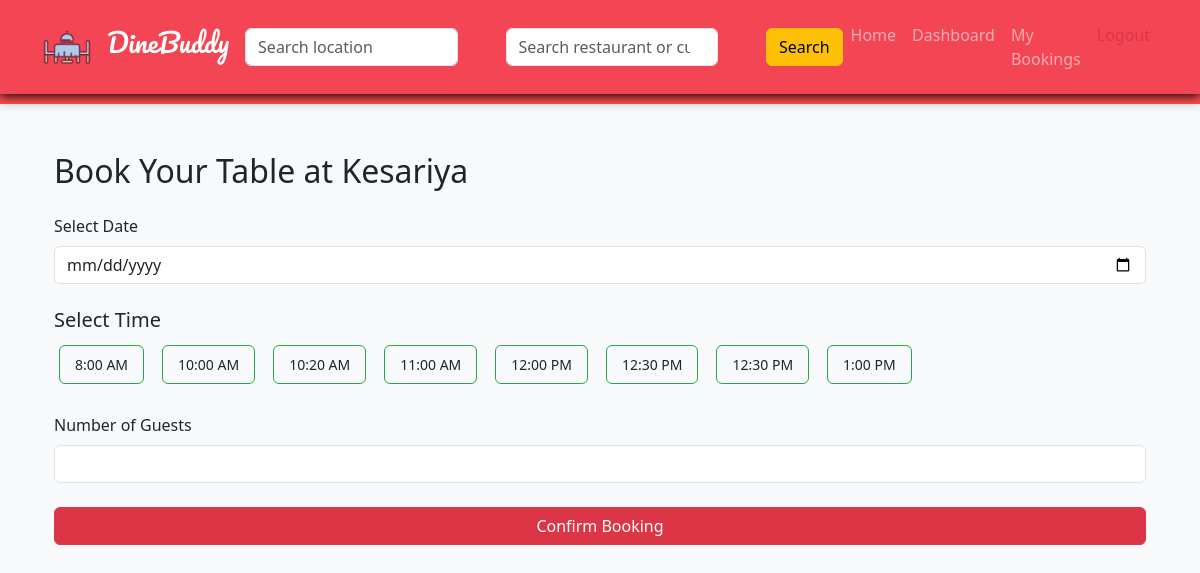
Page /bookings/book/3/ (signed in) on the committed database.
### restaurant_app/models.py (models this page shows, shortened)
class Restaurant(models.Model):
    owner = models.ForeignKey(User,on_delete=models.CASCADE)
    name = models.CharField(max_length=200)
    location = models.CharField(max_length=200)
    cuisine = models.CharField(max_length=200)
    image = models.ImageField(upload_to='restaurant_images/')
    description = models.TextField()
    opening_time = models.TimeField()
    closing_time = models.TimeField()
    slot_duration = models.IntegerField(default=15)

class TimeSlot(models.Model):
    restaurant = models.ForeignKey(Restaurant,on_delete=models.CASCADE)
    meal_type = models.CharField(max_length=20)
    time = models.TimeField(null=True, blank=True)
    start_time = models.TimeField(null=True, blank=True)
    end_time = models.TimeField(null=True, blank=True)

### bookings_app/views.py (the view, shortened to what this page needs)
# urls.py: path('book/<int:restaurant_id>/',book_table,name="book_table"),
@login_required
def book_table(request, restaurant_id):
    restaurant = Restaurant.objects.get(id=restaurant_id)
    timeslots = TimeSlot.objects.filter(
        restaurant=restaurant
    ).order_by("time")
    tables_count = Table.objects.filter(restaurant=restaurant).count()
    date = request.POST.get("date") if request.method == "POST" else None
    slot_status = {}
    for slot in timeslots:
        if date:
            bookings = Booking.objects.filter(
                restaurant=restaurant,
                timeslot=slot,
                date=date
            ).count()
        else:
            bookings = 0
        slot_status[slot.id] = bookings >= tables_count
    return render(request, "customer/book_table.html", {
        "restaurant": restaurant,
        "timeslots": timeslots,
        "slot_status": slot_status
    })

### templates/customer/book_table.html (shortened to what this page needs)
{% extends 'base.html' %}
{% block content %}
<div class="container mt-5">
    <h2 class="mb-4">Book Your Table at {{ restaurant.name }}</h2>
    <form method="POST">
    <div class="mb-3">
        <label class="form-label">Select Date</label>
        <input type="date" name="date" id= 'bookingDate' class="form-control" required>
    </div>
    <h5 class="mt-4">Select Time</h5>
    <div class="d-flex flex-wrap gap-2 mt-2">
        {% for slot in timeslots %}
        <label class="slot-btn">
            <span>{{ slot.time|time:"g:i A" }}</span>
        </label>
        {% empty %}
        <p>No slots available</p>
        {% endfor %}
    </div>
<div class="mt-4">
<label class="form-label">Number of Guests</label>
<input type="number" name="guests" class="form-control" min="1" required>
</div>
<button class="btn btn-danger mt-4 w-100">
Confirm Booking
</button>
</form>
</div>
{% endblock %}

### static/css/style.css (style rules this page uses)
body { padding-top: 80px; background-color: #f8f9fa; }

### static/css/book_table.css (style rules this page uses)
.slot-btn { padding: 10px 18px; border: 1px solid #ddd; border-radius: 12px; background: #f8f9fa; cursor: pointer; transition: 0.3s; font-size: 14px; }

### static/css/base.css (style rules this page uses)
body { padding-top: 80px; }

### templates/customer/book_table.html (style rules this page uses)
.slot-btn { display:inline-block; border:1px solid #28a745; padding:8px 15px; border-radius:6px; cursor:pointer; margin:5px; }
.slot-btn span { font-size:14px; }

### rows in the picture
Restaurant: name "Kesariya"
TimeSlot: time "8:00 AM"
TimeSlot: time "10:00 AM"
TimeSlot: time "10:20 AM"
TimeSlot: time "11:00 AM"
TimeSlot: time "12:00 PM"
TimeSlot: time "12:30 PM"
TimeSlot: time "12:30 PM"
TimeSlot: time "1:00 PM"
